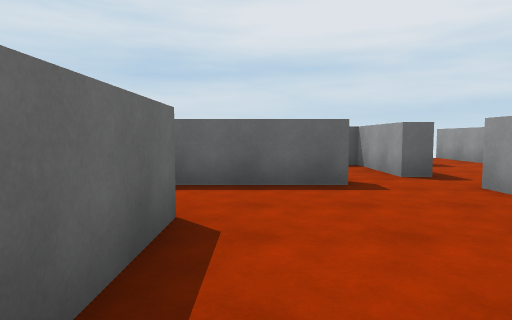
[1] (above)

16 first-person views from a walk through a scene from a Unity 3-D project. The camera is 1.3 m above the floor, tilts 4° down and sees 75° across. The floor is counted in squares, 2 m on a side. Each view is taken from the middle of a square. On the plan, view 1 faces up. The plan holds only what a view shows up to about 10 squares ahead; the rest is blank. The player is left out.

[2]
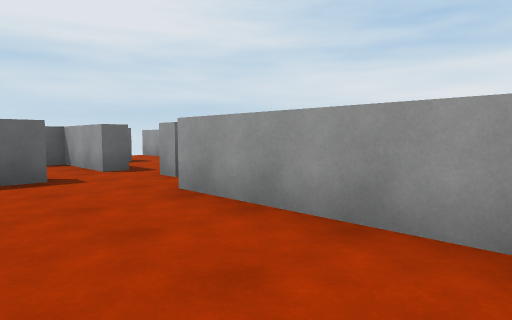

[3]
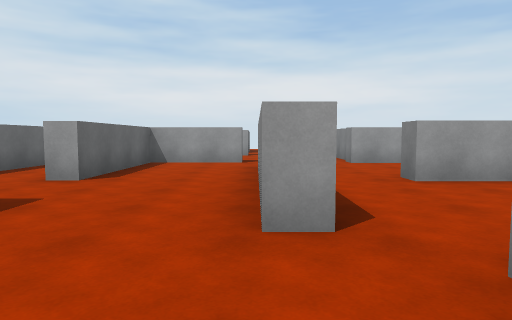

[4]
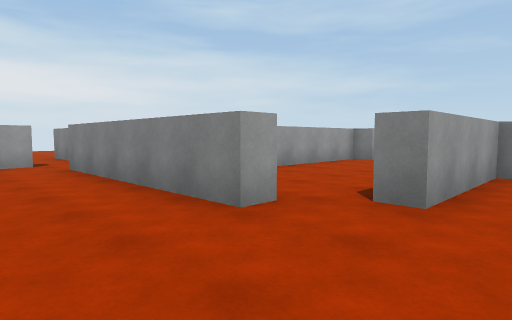

[5]
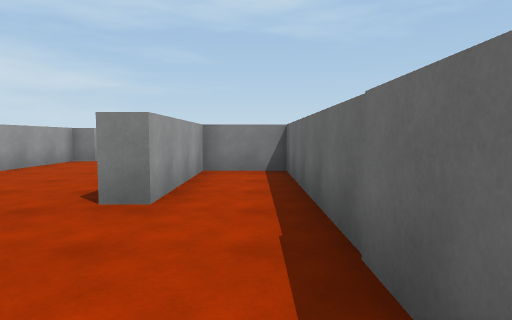

[6]
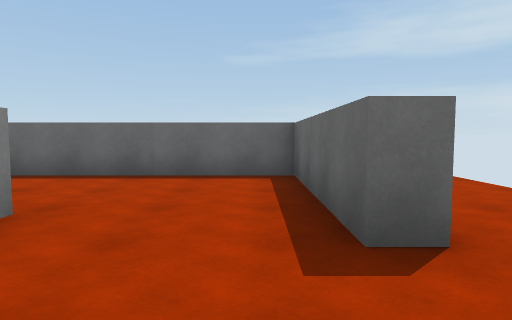

[7]
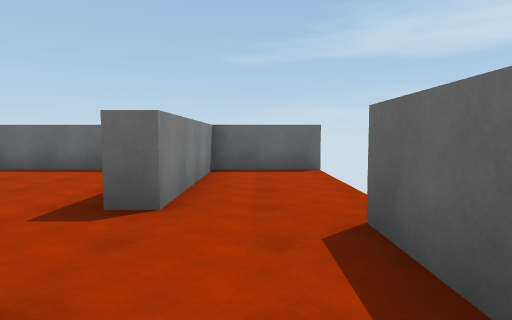

[8]
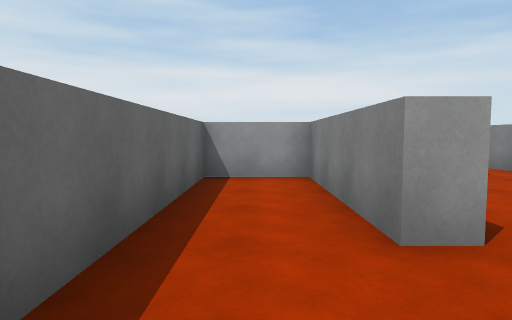

[9]
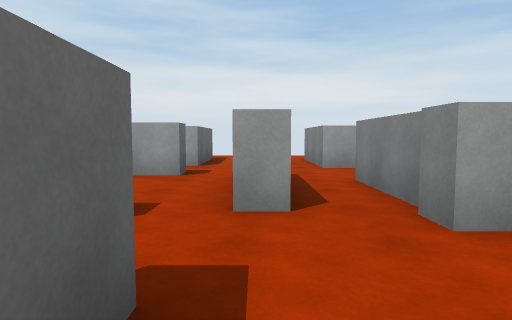

[10]
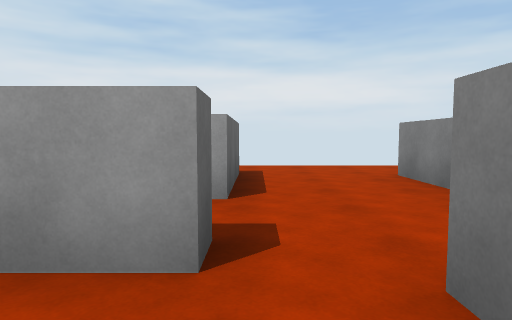

[11]
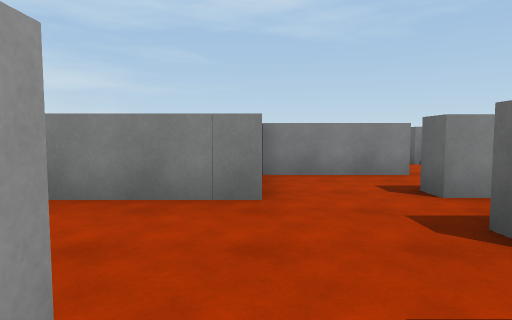

[12]
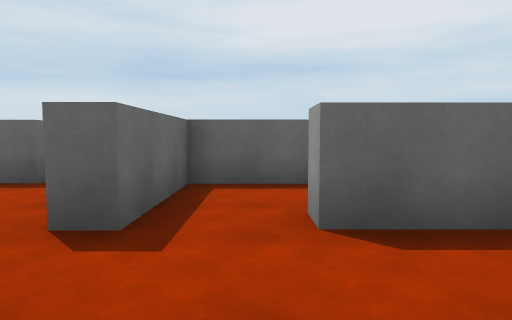

[13]
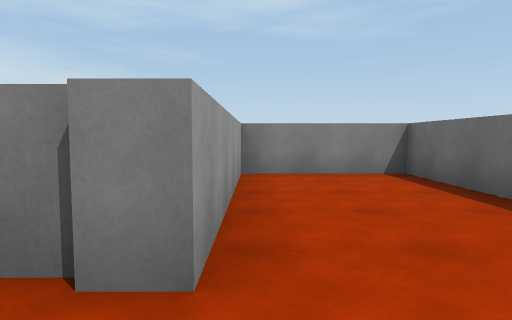

[14]
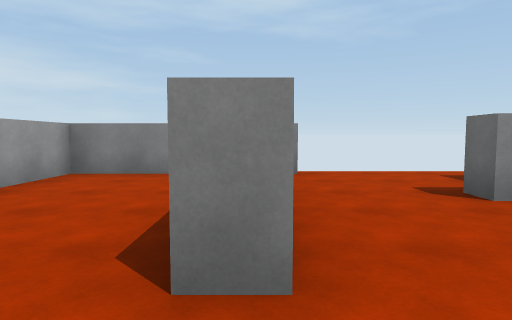

[15]
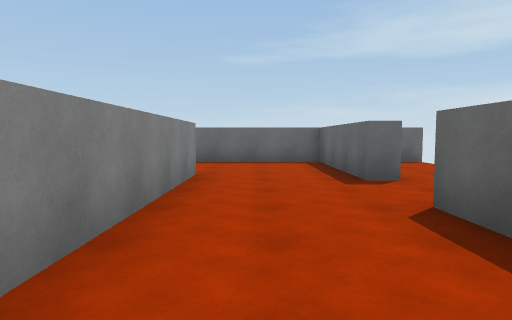

[16]
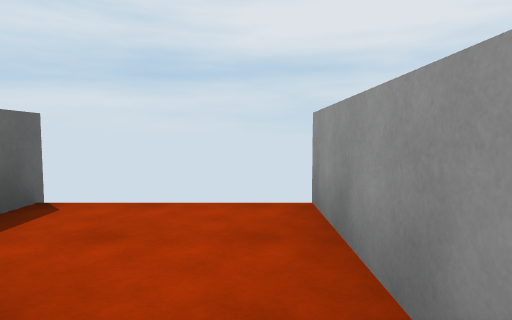

### Floor plan
Key: @ floor where view 1 was taken; # wall or solid block; x gap in a wall; . floor.
Columns run from 7 left of view 1 to 11 right of it. Each row starts with its distance up from view 1.
 10 x....######..x
  9 #.........#..#
  8 #####.#####..###
  7 #.........#..#..
  6 #.........#..#.##
  5 #...#####..........
  4 #.........###......
  3 #.#................
  2 #.#...#...###.###..
  1 ####..#...#...#
  0    ...#@..#.###
 -1    ...#...#.
 -2    ...#####

Positions as (right, up) in squares from view 1, and headings:
1: (0, 0), facing up
2: (0, -1), facing up-right
3: (-6, 5), facing right
4: (-6, 7), facing down-right
5: (-6, 7), facing down
6: (-1, 7), facing left
7: (0, 9), facing left
8: (-3, 9), facing right
9: (0, 4), facing right
10: (4, 5), facing right
11: (7, 6), facing down
12: (7, 3), facing up
13: (2, 4), facing down
14: (-1, 4), facing down
15: (2, 6), facing left
16: (5, 7), facing up
